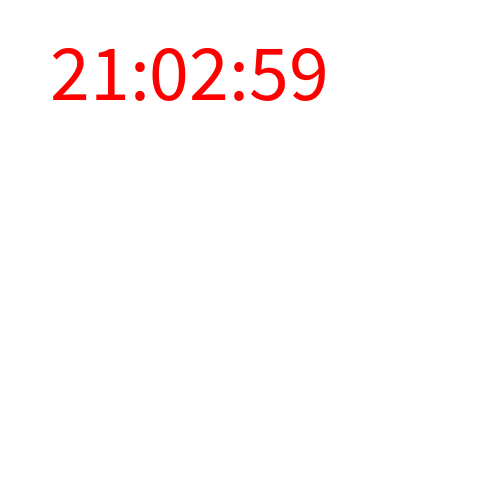
Frame 1 (no input)
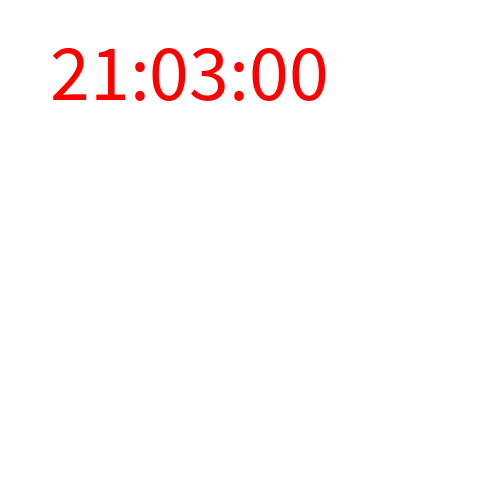
Frame 60 (the mouse pressed at the canvas centre just before this capture)
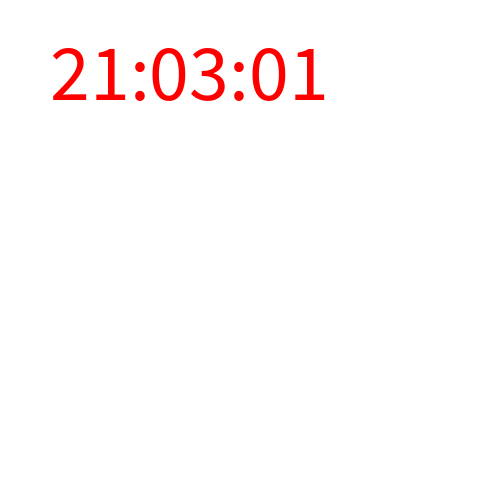
Frame 120 (the mouse held since frame 60 and released just before this capture)

The Processing sketch that drew these frames (run headless with seeded random() and noise(); from frame 60 on, the mouse is pressed at the canvas centre):

// Processing sketch: sketch_08160830_1115_textword_7_string
// ── sketch_08160830_1115_textword_7_string.pde
void setup(){
  size(500,500);
  fill(255,0,0);//填充顏色
  textSize(80);//文字大小
}
void draw(){
  background(255);//白
  String hh=nf(hour(),2);
  String mm=nf(minute(),2);
  String ss=nf(second(),2);
  text(hh+":"+mm+":"+ss,50,100);//時分秒
}//mills千分
